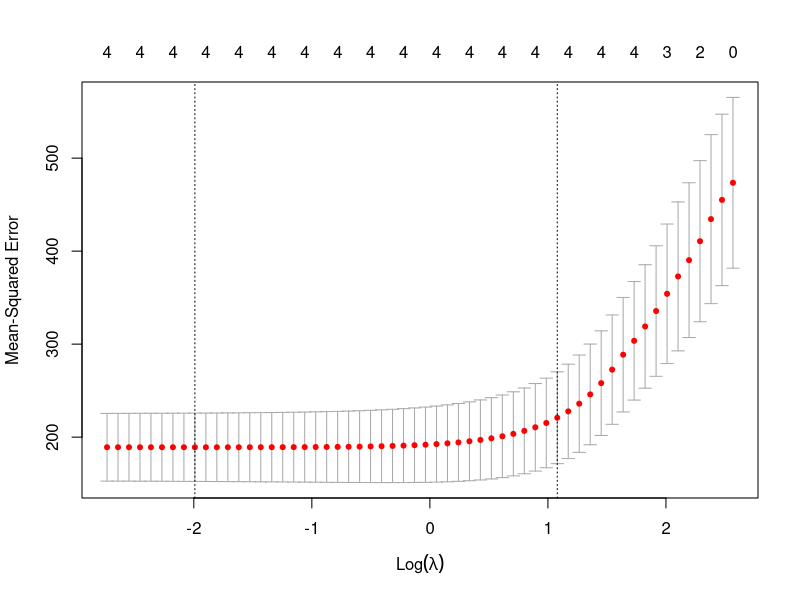

This chart was generated by the following R code: (Note: this script raises an error after producing the figure.)
#lasso regression
library(glmnet)

baca=read.csv("Reading.csv")
dt3=subset(baca,select = c(reg,develop,cat,
                           Total.Point.estimate,Children.without.functional.difficulties.Point.estimate,
                           Children.with.functional.difficulties.Point.estimate,Time.period))
str(dt3)

y <- dt3$Children.without.functional.difficulties.Point.estimate

x <- data.matrix(dt3[, c('reg', 'develop', 'cat','Time.period')])


#perform k-fold cross-validation to find optimal lambda value
cv_model <- cv.glmnet(x, y, alpha = 1)

#find optimal lambda value that minimizes test MSE
best_lambda <- cv_model$lambda.min
best_lambda

plot(cv_model)

#find coefficients of best model
best_model <- glmnet(x, y, alpha = 1, lambda = best_lambda)
coef(best_model)

#use fitted best model to make predictions
y_predicted <- predict(best_model, s = best_lambda, newx = x)

#find SST and SSE
sst <- sum((y - mean(y))^2)
sse <- sum((y_predicted - y)^2)

#find R-Squared
rsq <- 1 - sse/sst
rsq
#0.3958254
hey=as.numeric(y_predicted)
preds <- data.frame(cbind(actuals=dt3$Children.with.functional.difficulties.Point.estimate, predicteds=hey))

mse = mean((preds$actuals - preds$predicteds)^2)
mae = MAE(preds$actuals, preds$predicteds)
rmse = RMSE(preds$actuals, preds$predicteds)
cat("MSE: ", mse, "MAE: ", mae, " RMSE: ", rmse)
#MSE:  198.1273 MAE:  11.50832  RMSE:  14.07577

x = 1:length(preds$actuals)
plot(x, preds$actuals, col = "red", type = "l", lwd=2,
     main = "anar lg data prediction")
lines(x, preds$predicteds, col = "blue", lwd=2)
legend("topright",  legend = c("original", "predicted"), 
       fill = c("red", "blue"), col = 2:3,  adj = c(0, 0.6))
grid()
cor(preds)
#              actuals predicteds
# actuals    1.0000000  0.7866877
# predicteds 0.7866877  1.0000000